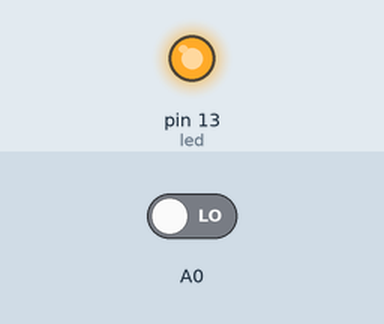
Recording of a sketch running on a simulated Arduino Uno, built with avr-gcc and run on an emulated ATmega328P. On the bench: output pins drawn as LEDs (lit = HIGH). Inputs (shaded band) come from the test bench; at power-on: A0 LOW. What the sketch prints to the serial monitor is not drawn.

Above: at 1.2 s.
1.3 s: A0 driven HIGH
At 1.7 s:
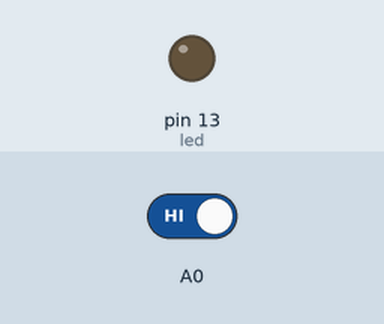
2.8 s: A0 driven LOW
At 4.0 s:
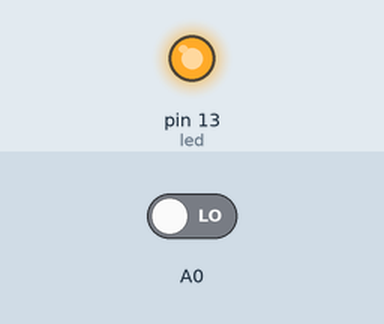
Timing chart, 0 to 5.8 s (numbered marks = the images above; inputs shaded):
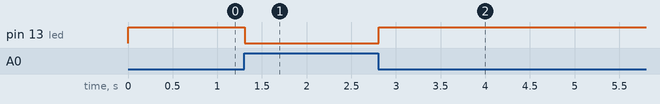

The sketch:

ir_led_Test.ino
```cpp
int pulse=0;
int led=13;

void setup() {
  Serial.begin(9600);
  pinMode(A0,INPUT);
  pinMode(led,OUTPUT);

}

void loop() {
  pulse=digitalRead(A0);
  Serial.println(pulse);
  constrain(pulse, 0, 100);
  digitalWrite(led,!pulse);
  Serial.println(pulse);
}
```

Measured:
- after the input at 1.3 s, pin 13 (led): HIGH → LOW at once
- after the input at 2.8 s, pin 13 (led): LOW → HIGH at once
